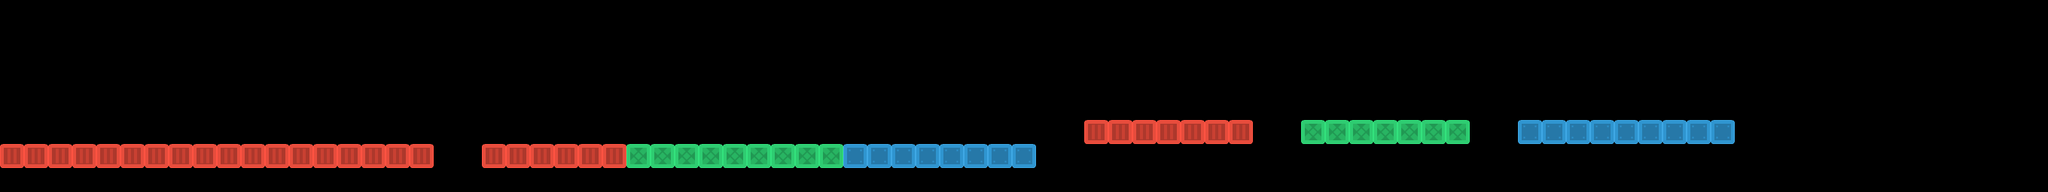

Below is a game level as drawn by its tile map, then a one-line description and the .tmx that defines it (tile-layer data replaced by summaries):
An orthogonal 85x8 tile map with 32x32 px tiles, 3 tile layers (red, green, blue), 3 tilesets and 2 objects.

<map version="1.0" tiledversion="1.0.2" orientation="orthogonal" renderorder="left-up" width="85" height="8" tilewidth="32" tileheight="32" nextobjectid="5">
 <tileset firstgid="1" source="redBlock.tsx" />
 <tileset firstgid="2" source="greenBlock.tsx" />
 <tileset firstgid="3" source="blueBlock.tsx" />
 <layer name="red" width="85" height="8">
  <data>[680 cells, 31 non-empty, 1 distinct tile ids]</data>
 </layer>
 <layer name="green" width="85" height="8">
  <data>[680 cells, 16 non-empty, 1 distinct tile ids]</data>
 </layer>
 <layer name="blue" width="85" height="8">
  <data>[680 cells, 17 non-empty, 1 distinct tile ids]</data>
 </layer>
 <objectgroup name="end">
  <object id="3" x="2137" y="96" width="86" height="45">
   <ellipse />
  </object>
 </objectgroup>
 <objectgroup name="spawnPoint">
  <object id="2" x="224" y="128">
   <ellipse />
  </object>
 </objectgroup>
</map>
